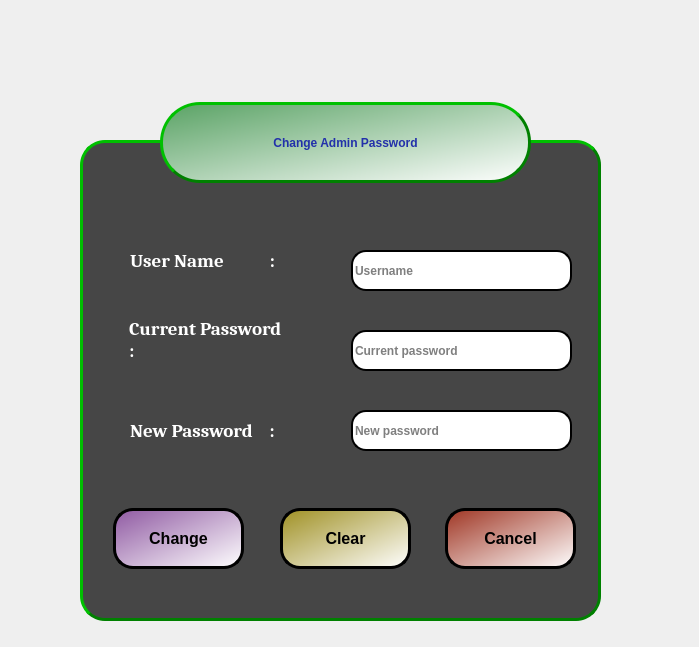
<?xml version="1.0" encoding="UTF-8"?>
<ui version="4.0">
 <class>Change_Admin_Password</class>
 <widget class="QDialog" name="Change_Admin_Password">
  <property name="geometry">
   <rect>
    <x>0</x>
    <y>0</y>
    <width>699</width>
    <height>647</height>
   </rect>
  </property>
  <property name="windowTitle">
   <string>Dialog</string>
  </property>
  <property name="styleSheet">
   <string notr="true">#Change_Admin_Password {background-image: url(:/Images/36565647561_d380a3d691_b.jpg);}</string>
  </property>
  <widget class="QLabel" name="username_label">
   <property name="geometry">
    <rect>
     <x>130</x>
     <y>240</y>
     <width>191</width>
     <height>41</height>
    </rect>
   </property>
   <property name="font">
    <font>
     <family>Cambria</family>
     <pointsize>14</pointsize>
     <weight>75</weight>
     <italic>false</italic>
     <bold>true</bold>
    </font>
   </property>
   <property name="styleSheet">
    <string notr="true">font: 75 14pt &quot;Cambria&quot;;
font:bold;
color: rgb(255, 255, 255);</string>
   </property>
   <property name="text">
    <string>User Name           :</string>
   </property>
   <property name="wordWrap">
    <bool>false</bool>
   </property>
   <property name="margin">
    <number>2</number>
   </property>
   <property name="indent">
    <number>-1</number>
   </property>
  </widget>
  <widget class="QLabel" name="cur_pass_label">
   <property name="geometry">
    <rect>
     <x>129</x>
     <y>314</y>
     <width>181</width>
     <height>51</height>
    </rect>
   </property>
   <property name="font">
    <font>
     <family>Cambria</family>
     <pointsize>14</pointsize>
     <weight>75</weight>
     <italic>false</italic>
     <bold>true</bold>
    </font>
   </property>
   <property name="styleSheet">
    <string notr="true">font: 75 14pt &quot;Cambria&quot;;
font:bold;
color: rgb(255, 255, 255);</string>
   </property>
   <property name="text">
    <string>Current Password              :</string>
   </property>
   <property name="wordWrap">
    <bool>true</bool>
   </property>
  </widget>
  <widget class="QLabel" name="new_pass_lbl">
   <property name="geometry">
    <rect>
     <x>130</x>
     <y>410</y>
     <width>201</width>
     <height>41</height>
    </rect>
   </property>
   <property name="font">
    <font>
     <family>Cambria</family>
     <pointsize>14</pointsize>
     <weight>75</weight>
     <italic>false</italic>
     <bold>true</bold>
    </font>
   </property>
   <property name="styleSheet">
    <string notr="true">font: 75 14pt &quot;Cambria&quot;;
font:bold;
color: rgb(255, 255, 255);</string>
   </property>
   <property name="text">
    <string>New Password    :</string>
   </property>
   <property name="wordWrap">
    <bool>false</bool>
   </property>
  </widget>
  <widget class="QLineEdit" name="username_le">
   <property name="geometry">
    <rect>
     <x>351</x>
     <y>250</y>
     <width>221</width>
     <height>41</height>
    </rect>
   </property>
   <property name="styleSheet">
    <string notr="true">border-radius:15px;
border-style:outset;
border-width:2px;
border-color:black;
font: 11pt &quot;Cambria&quot;;
font:bold</string>
   </property>
   <property name="placeholderText">
    <string>Username</string>
   </property>
  </widget>
  <widget class="QLineEdit" name="cur_pass_le">
   <property name="geometry">
    <rect>
     <x>351</x>
     <y>330</y>
     <width>221</width>
     <height>41</height>
    </rect>
   </property>
   <property name="styleSheet">
    <string notr="true">border-radius:15px;
border-style:outset;
border-width:2px;
border-color:black;
font: 11pt &quot;Cambria&quot;;
font:bold</string>
   </property>
   <property name="echoMode">
    <enum>QLineEdit::Password</enum>
   </property>
   <property name="placeholderText">
    <string>Current password</string>
   </property>
  </widget>
  <widget class="QLineEdit" name="new_pass_le">
   <property name="geometry">
    <rect>
     <x>351</x>
     <y>410</y>
     <width>221</width>
     <height>41</height>
    </rect>
   </property>
   <property name="styleSheet">
    <string notr="true">border-radius:15px;
border-style:outset;
border-width:2px;
border-color:black;
font: 11pt &quot;Cambria&quot;;
font:bold</string>
   </property>
   <property name="echoMode">
    <enum>QLineEdit::Password</enum>
   </property>
   <property name="placeholderText">
    <string>New password</string>
   </property>
  </widget>
  <widget class="QPushButton" name="change_btn">
   <property name="geometry">
    <rect>
     <x>113</x>
     <y>508</y>
     <width>131</width>
     <height>61</height>
    </rect>
   </property>
   <property name="font">
    <font>
     <pointsize>12</pointsize>
     <weight>75</weight>
     <italic>false</italic>
     <bold>true</bold>
    </font>
   </property>
   <property name="styleSheet">
    <string notr="true">background-color: qlineargradient(spread:pad, x1:0, y1:0, x2:1, y2:1, stop:0 rgba(143, 89, 162, 255), stop:1 rgba(255, 255, 255, 255));
border-radius:20px;
border-style:outset;
border-width:3px;
border-color:black;
font:bold;</string>
   </property>
   <property name="text">
    <string>Change</string>
   </property>
  </widget>
  <widget class="QPushButton" name="clr_btn">
   <property name="geometry">
    <rect>
     <x>280</x>
     <y>508</y>
     <width>131</width>
     <height>61</height>
    </rect>
   </property>
   <property name="font">
    <font>
     <pointsize>12</pointsize>
     <weight>75</weight>
     <italic>false</italic>
     <bold>true</bold>
    </font>
   </property>
   <property name="styleSheet">
    <string notr="true">background-color: qlineargradient(spread:repeat, x1:0, y1:0, x2:1, y2:1, stop:0 rgba(159, 144, 35, 255), stop:1 rgba(255, 255, 255, 255));
border-radius:20px;
border-style:outset;
border-width:3px;
border-color:black;
font:bold;</string>
   </property>
   <property name="text">
    <string>Clear</string>
   </property>
  </widget>
  <widget class="QPushButton" name="cncl_btn">
   <property name="geometry">
    <rect>
     <x>445</x>
     <y>508</y>
     <width>131</width>
     <height>61</height>
    </rect>
   </property>
   <property name="font">
    <font>
     <pointsize>12</pointsize>
     <weight>75</weight>
     <italic>false</italic>
     <bold>true</bold>
    </font>
   </property>
   <property name="styleSheet">
    <string notr="true">background-color: qlineargradient(spread:repeat, x1:0, y1:0, x2:1, y2:1, stop:0 rgba(159, 53, 35, 255), stop:1 rgba(255, 255, 255, 255));
border-radius:20px;
border-style:outset;
border-width:3px;
border-color:black;
font:bold;</string>
   </property>
   <property name="text">
    <string>Cancel</string>
   </property>
  </widget>
  <widget class="QFrame" name="page_frame">
   <property name="geometry">
    <rect>
     <x>80</x>
     <y>140</y>
     <width>521</width>
     <height>481</height>
    </rect>
   </property>
   <property name="styleSheet">
    <string notr="true">background-color:rgb(70, 70, 70);
border-radius:25px;
border-style:outset;
border-width:3px;
border-color:green;
</string>
   </property>
   <property name="frameShape">
    <enum>QFrame::StyledPanel</enum>
   </property>
   <property name="frameShadow">
    <enum>QFrame::Raised</enum>
   </property>
  </widget>
  <widget class="QToolButton" name="toolButton">
   <property name="geometry">
    <rect>
     <x>160</x>
     <y>102</y>
     <width>371</width>
     <height>81</height>
    </rect>
   </property>
   <property name="styleSheet">
    <string notr="true">;
;
background-color: qlineargradient(spread:pad, x1:0, y1:0, x2:1, y2:1, stop:0 rgba(89, 162, 100, 255), stop:1 rgba(255, 255, 255, 255));
font: 75 16pt &quot;Cambria&quot;;
font: Bold;
color: rgb(34, 48, 170);
border-radius:40px;
border-style:outset;
border-width:3px;
border-color:green;</string>
   </property>
   <property name="text">
    <string>Change Admin Password</string>
   </property>
  </widget>
  <widget class="QToolButton" name="toolButton_2">
   <property name="geometry">
    <rect>
     <x>300</x>
     <y>2</y>
     <width>101</width>
     <height>101</height>
    </rect>
   </property>
   <property name="styleSheet">
    <string notr="true">
border-radius:50px;
border-style:outset;
border-width:0px;
border-color:white;
</string>
   </property>
   <property name="text">
    <string/>
   </property>
   <property name="icon">
    <iconset>
     <normaloff>images/adminpasswordchange.png</normaloff>images/adminpasswordchange.png</iconset>
   </property>
   <property name="iconSize">
    <size>
     <width>110</width>
     <height>110</height>
    </size>
   </property>
   <property name="checkable">
    <bool>false</bool>
   </property>
  </widget>
  <zorder>page_frame</zorder>
  <zorder>username_label</zorder>
  <zorder>cur_pass_label</zorder>
  <zorder>new_pass_lbl</zorder>
  <zorder>username_le</zorder>
  <zorder>cur_pass_le</zorder>
  <zorder>new_pass_le</zorder>
  <zorder>change_btn</zorder>
  <zorder>clr_btn</zorder>
  <zorder>cncl_btn</zorder>
  <zorder>toolButton</zorder>
  <zorder>toolButton_2</zorder>
 </widget>
 <resources>
  <include location="Vasa.qrc"/>
  <include location="images/Vasa.qrc"/>
 </resources>
 <connections/>
</ui>
